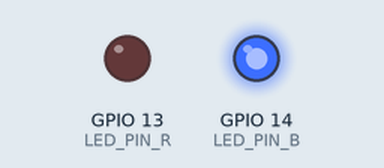
A sketch run on a simulated ESP32. Parts: output pins drawn as LEDs (lit = HIGH).

Above: at 0.05 s.
At 0.95 s:
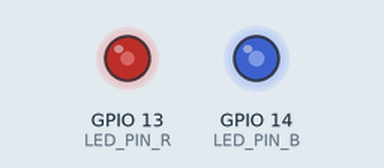
At 1.9 s:
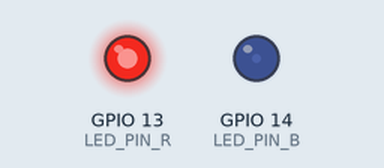
At 3.75 s:
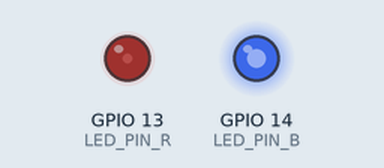
Timing chart, 0 to 5.3 s (numbered marks = the images above):
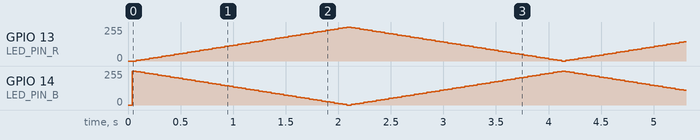

The sketch:

sketch_mar26b.ino
```cpp
#define LED_PIN_R 13
#define LED_PIN_B 14

// PWM 设置
const int freq = 5000;
const int resolution = 8;

// 呼吸控制变量
int brightness = 0;
int fadeAmount = 5;
unsigned long lastFadeTime = 0;
const int interval = 40;//频闪速率

void setup() {
  Serial.begin(115200);

  ledcAttach(LED_PIN_R, freq, resolution);
  ledcAttach(LED_PIN_B, freq, resolution);
}

void loop() {
  unsigned long currentMillis = millis();

  if (currentMillis - lastFadeTime >= interval) {
    lastFadeTime = currentMillis;

    ledcWrite(LED_PIN_R, brightness);
    ledcWrite(LED_PIN_B, 255 - brightness);

    brightness += fadeAmount;

    if (brightness <= 0 || brightness >= 255) {
      fadeAmount = -fadeAmount;
    }
  }
}
```
